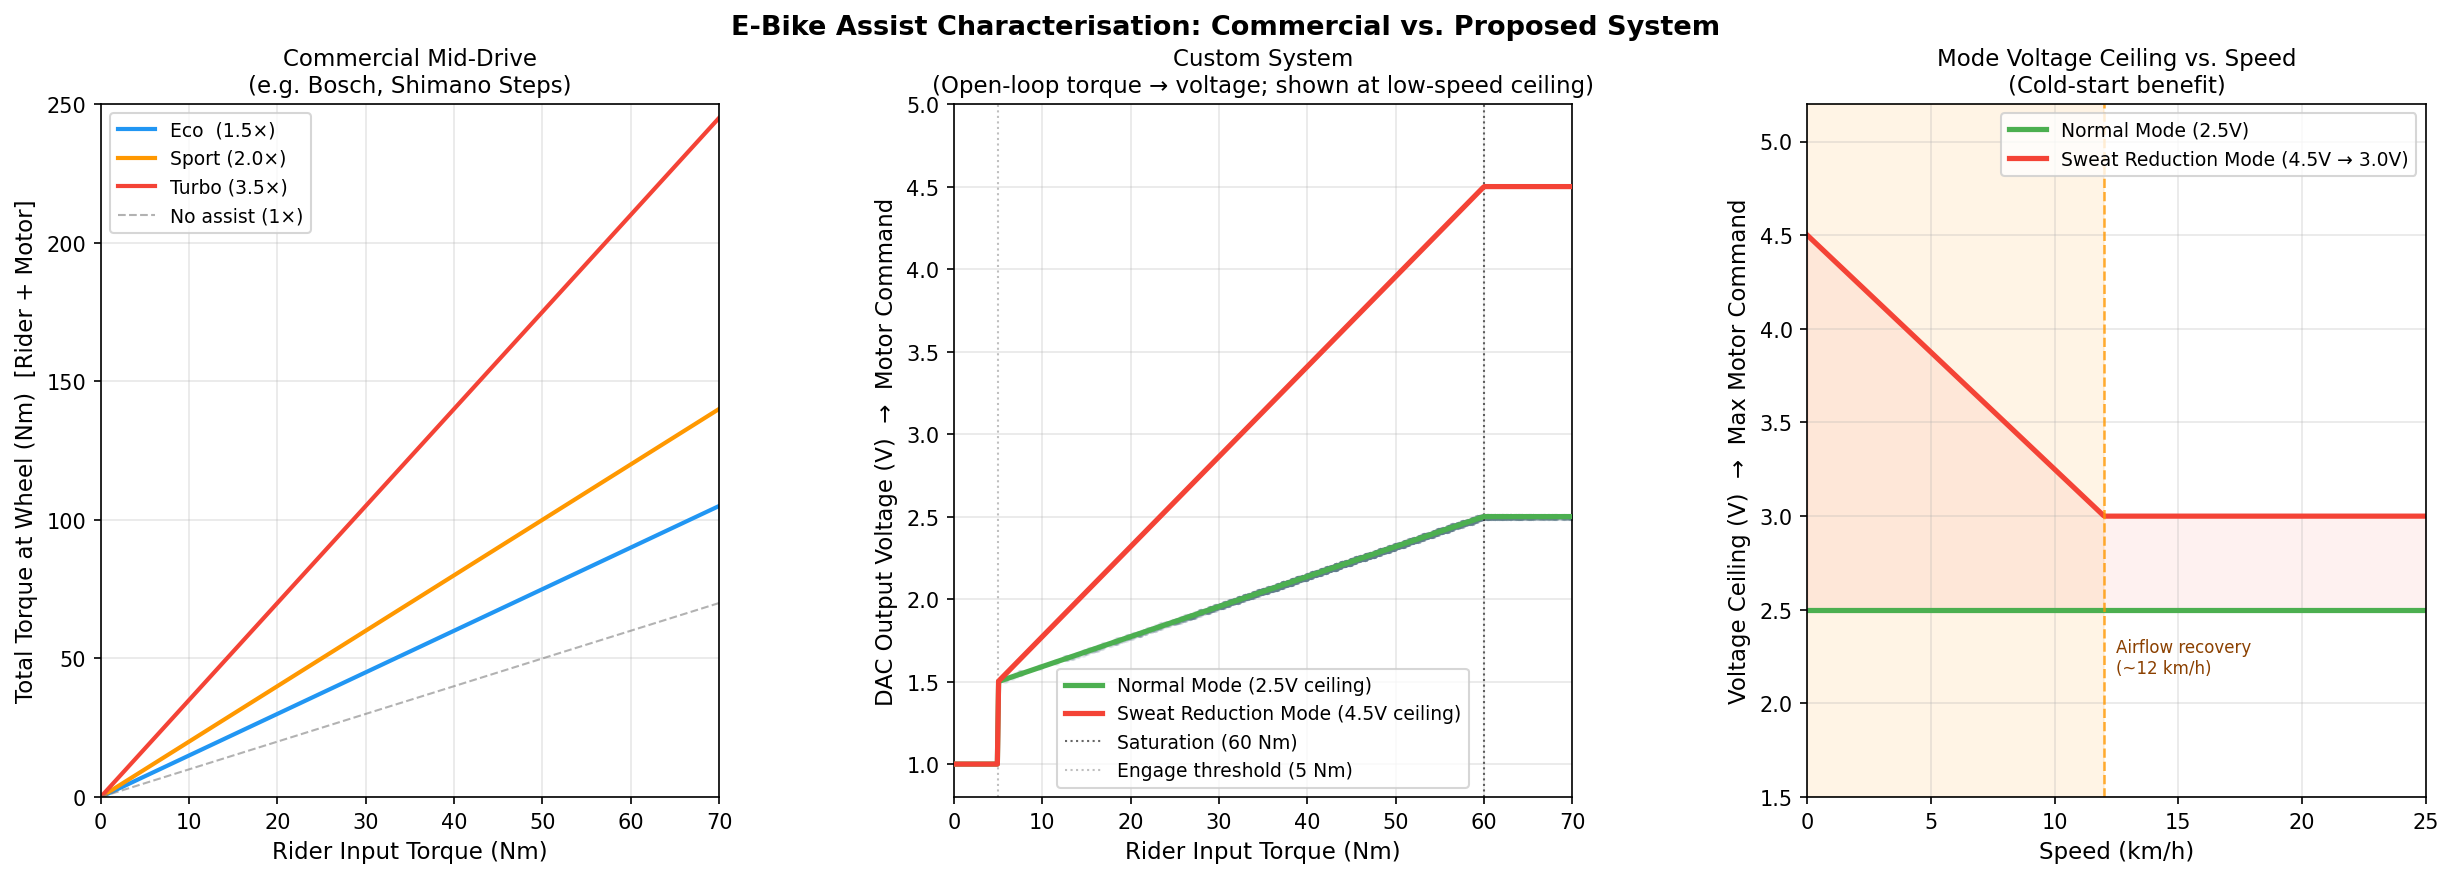

Recreate this plot in Python.
import sys
import os
import re
import numpy as np
import pandas as pd
import matplotlib.pyplot as plt
import matplotlib.gridspec as gridspec

# --- CONFIG (mirrors ebike_controller config values directly) ---
MIN_TORQUE_NM       = 5.0
MAX_TORQUE_INPUT_NM = 60.0
MOTOR_IDLE_OUTPUT_V = 1.0
MOTOR_MIN_ASSIST_V  = 1.5
BAND_MAX_V = {"LOW": 2.5, "HIGH": 4.5}

# --- SUPABASE ---
try:
    config_path = os.path.join(os.path.dirname(os.path.dirname(os.path.abspath(__file__))), 'config.py')
    with open(config_path, 'r') as f:
        config_text = f.read()
    SUPABASE_URL = re.search(r'SUPABASE_URL\s*=\s*["\']([^"\']+)["\']', config_text).group(1)
    SUPABASE_KEY = re.search(r'SUPABASE_KEY\s*=\s*["\']([^"\']+)["\']', config_text).group(1)
    from supabase import create_client
except Exception as e:
    print(f"Error loading Supabase credentials: {e}")
    sys.exit(1)


def fetch_assist_data(client):
    """Fetch torque_nm, voltage_out, and power_band from all rides."""
    print("Fetching assist data from Supabase...")
    all_data = []
    chunk_size = 1000
    start = 0
    while True:
        response = (
            client.table("ride_metrics_v2")
            .select("torque_nm, voltage_out, power_band, speed_kph")
            .range(start, start + chunk_size - 1)
            .execute()
        )
        data = response.data
        if not data:
            break
        all_data.extend(data)
        if len(data) < chunk_size:
            break
        start += chunk_size

    df = pd.DataFrame(all_data)
    df = df.dropna(subset=["torque_nm", "voltage_out"])
    df["torque_nm"]   = pd.to_numeric(df["torque_nm"],   errors="coerce")
    df["voltage_out"] = pd.to_numeric(df["voltage_out"], errors="coerce")
    df["speed_kph"]   = pd.to_numeric(df["speed_kph"],   errors="coerce")

    # Keep only rows where assist was genuinely active
    df = df[
        (df["torque_nm"]   > MIN_TORQUE_NM) &
        (df["voltage_out"] > MOTOR_IDLE_OUTPUT_V) &
        (df["speed_kph"]   < 25.0)
    ]
    return df.dropna(subset=["torque_nm", "voltage_out"])


def theoretical_voltage(torque_nm, max_v):
    """Compute the DAC output voltage for a given rider torque and power band ceiling."""
    torque_nm = np.asarray(torque_nm, dtype=float)
    v_out = np.where(
        torque_nm < MIN_TORQUE_NM,
        MOTOR_IDLE_OUTPUT_V,
        MOTOR_MIN_ASSIST_V + np.clip(
            (torque_nm - MIN_TORQUE_NM) / (MAX_TORQUE_INPUT_NM - MIN_TORQUE_NM), 0.0, 1.0
        ) * (max_v - MOTOR_MIN_ASSIST_V)
    )
    return v_out


def main():
    print("=" * 55)
    print("  STEP 0: ASSIST CHARACTERISATION — MOTOR PROFILE PLOT")
    print("=" * 55)

    client = create_client(SUPABASE_URL, SUPABASE_KEY)
    df = fetch_assist_data(client)
    print(f"  Loaded {len(df):,} active-assist data points.")

    torque_range = np.linspace(0, 70, 500)

    fig = plt.figure(figsize=(20, 6))
    fig.suptitle("E-Bike Assist Characterisation: Commercial vs. Proposed System", fontsize=13, fontweight="bold")
    gs = gridspec.GridSpec(1, 3, figure=fig, wspace=0.38)

    # ------------------------------------------------------------------ #
    #  LEFT PANEL — Commercial mid-drive (torque-proportional)            #
    # ------------------------------------------------------------------ #
    ax1 = fig.add_subplot(gs[0])

    modes = {
        "Eco  (1.5×)":   1.5,
        "Sport (2.0×)":  2.0,
        "Turbo (3.5×)":  3.5,
    }
    colours = ["#2196F3", "#FF9800", "#F44336"]

    for (label, mult), colour in zip(modes.items(), colours):
        ax1.plot(torque_range, torque_range * mult, label=label, color=colour, linewidth=2)

    ax1.plot(torque_range, torque_range, color="grey", linewidth=1,
             linestyle="--", label="No assist (1×)", alpha=0.6)

    ax1.set_xlabel("Rider Input Torque (Nm)", fontsize=11)
    ax1.set_ylabel("Total Torque at Wheel (Nm)  [Rider + Motor]", fontsize=11)
    ax1.set_title("Commercial Mid-Drive\n(e.g. Bosch, Shimano Steps)", fontsize=11)
    ax1.set_xlim(0, 70)
    ax1.set_ylim(0, 250)
    ax1.legend(fontsize=9)
    ax1.grid(True, alpha=0.3)

    # ------------------------------------------------------------------ #
    #  RIGHT PANEL — This system (torque → DAC voltage)                   #
    # ------------------------------------------------------------------ #
    ax2 = fig.add_subplot(gs[1])

    # Real logged data scatter (all bands together, sampled for clarity)
    sample = df.sample(n=min(3000, len(df)), random_state=42) if len(df) > 3000 else df
    ax2.scatter(
        sample["torque_nm"], sample["voltage_out"],
        alpha=0.12, s=6, color="#607D8B", zorder=2
    )

    # Theoretical curves — two modes only
    band_labels = {"LOW": "Normal Mode (2.5V ceiling)", "HIGH": "Sweat Reduction Mode (4.5V ceiling)"}
    band_colours = {"LOW": "#4CAF50", "HIGH": "#F44336"}
    for band, max_v in BAND_MAX_V.items():
        v_curve = theoretical_voltage(torque_range, max_v)
        ax2.plot(torque_range, v_curve, color=band_colours[band],
                 linewidth=2.5, label=band_labels[band], zorder=3)

    # Annotate the saturation point
    ax2.axvline(x=MAX_TORQUE_INPUT_NM, color="black", linewidth=1,
                linestyle=":", alpha=0.6, label=f"Saturation ({int(MAX_TORQUE_INPUT_NM)} Nm)")
    ax2.axvline(x=MIN_TORQUE_NM, color="grey", linewidth=1,
                linestyle=":", alpha=0.5, label=f"Engage threshold ({int(MIN_TORQUE_NM)} Nm)")

    ax2.set_xlabel("Rider Input Torque (Nm)", fontsize=11)
    ax2.set_ylabel("DAC Output Voltage (V)  →  Motor Command", fontsize=11)
    ax2.set_title("Custom System\n(Open-loop torque → voltage; shown at low-speed ceiling)", fontsize=11)
    ax2.set_xlim(0, 70)
    ax2.set_ylim(0.8, 5.0)
    ax2.legend(fontsize=9)
    ax2.grid(True, alpha=0.3)

    # ------------------------------------------------------------------ #
    #  RIGHT PANEL 2 — Cold-start boost: speed vs voltage ceiling        #
    # ------------------------------------------------------------------ #
    ax3 = fig.add_subplot(gs[2])

    COLD_START_CUTOFF_KPH = 12.0
    V_NORMAL = 2.5
    V_MAX    = 4.5

    speed_range = np.linspace(0, 25, 500)

    # Normal mode: flat ceiling at 2.5V at all speeds
    ax3.plot(speed_range, np.full_like(speed_range, V_NORMAL),
             color="#4CAF50", linewidth=2.5, label="Normal Mode (2.5V)")

    # Sweat reduction mode: tapers from 4.5V at standstill to 3.0V at 12 km/h, then holds flat.
    # The cold-start slope is a property of this mode, not a separate state.
    V_SWEAT_CRUISE = 3.0
    sweat_ceiling = np.where(
        speed_range < COLD_START_CUTOFF_KPH,
        V_MAX - (speed_range / COLD_START_CUTOFF_KPH) * (V_MAX - V_SWEAT_CRUISE),
        V_SWEAT_CRUISE
    )
    ax3.plot(speed_range, sweat_ceiling,
             color="#F44336", linewidth=2.5, label="Sweat Reduction Mode (4.5V → 3.0V)")

    # Shade the gap between normal ceiling and sweat reduction ceiling
    ax3.fill_between(speed_range, V_NORMAL, sweat_ceiling,
                     color="#F44336", alpha=0.07, zorder=1)

    # Highlight the cold-start zone where the ceiling is most impactful
    ax3.axvspan(0, COLD_START_CUTOFF_KPH, color="#FF9800", alpha=0.10, zorder=0)
    ax3.axvline(x=COLD_START_CUTOFF_KPH, color="#FF9800", linewidth=1.2,
                linestyle="--", alpha=0.8)

    # Airflow recovery label only
    ax3.text(COLD_START_CUTOFF_KPH + 0.5, 2.35, f"Airflow recovery\n(~{int(COLD_START_CUTOFF_KPH)} km/h)",
             fontsize=8, color="#8B4000", ha="left", va="top")

    ax3.set_xlabel("Speed (km/h)", fontsize=11)
    ax3.set_ylabel("Voltage Ceiling (V)  →  Max Motor Command", fontsize=11)
    ax3.set_title("Mode Voltage Ceiling vs. Speed\n(Cold-start benefit)", fontsize=11)
    ax3.set_xlim(0, 25)
    ax3.set_ylim(1.5, 5.2)
    ax3.legend(fontsize=9, loc="upper right")
    ax3.grid(True, alpha=0.3)

    output_path = os.path.join(os.path.dirname(os.path.abspath(__file__)), "00_assist_characterisation.png")
    plt.savefig(output_path, dpi=150, bbox_inches="tight")
    print(f"\n-> Saved: {output_path}")
    plt.close()
    print("Done.")


if __name__ == "__main__":
    main()
